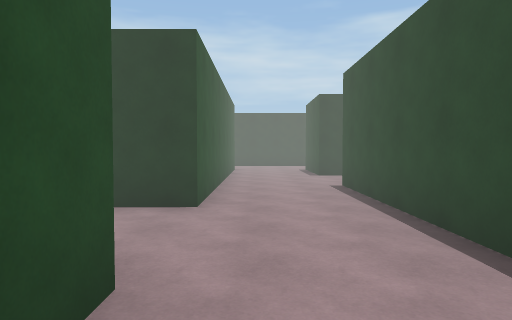
[1] (above)

24 first-person views from a walk through a Unity game level. The camera is 1.5 m above the floor, tilts 2° down and sees 75° across. The floor is counted in squares, 2 m on a side. Each view is taken from the middle of a square. On the plan, view 1 faces up. The plan holds only what a view shows up to about 11 squares ahead; the rest is blank. The place goes on beyond the plan. The player is left out.

[2]
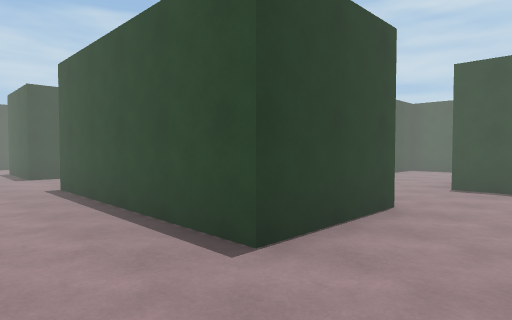

[3]
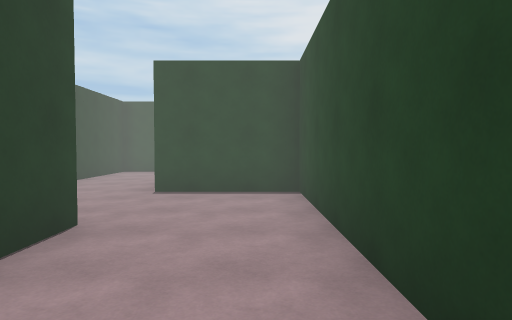

[4]
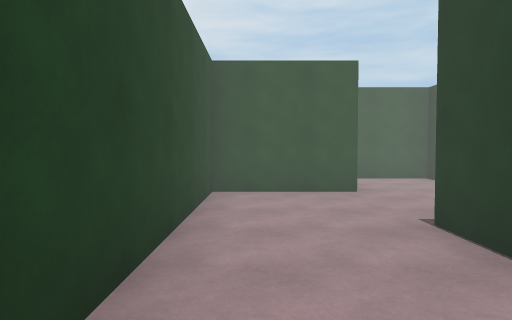

[5]
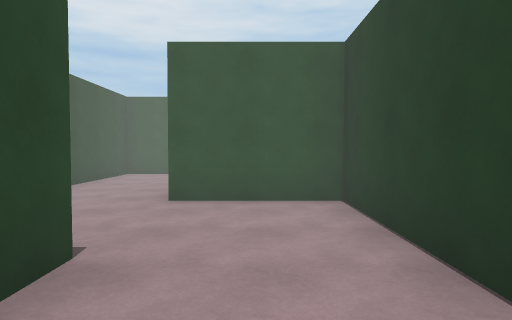

[6]
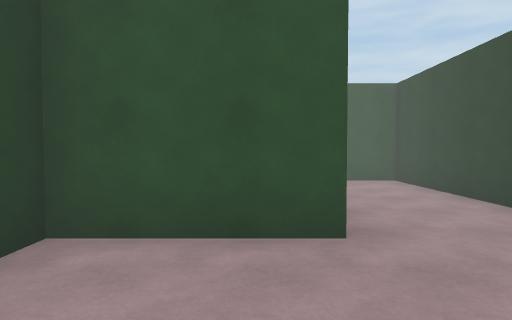

[7]
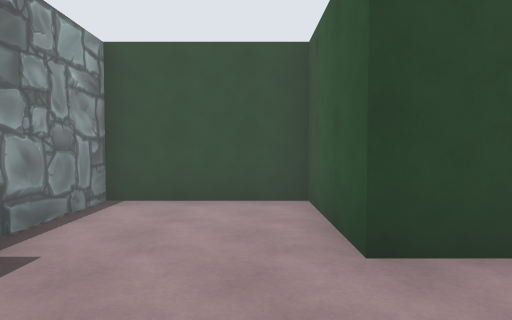

[8]
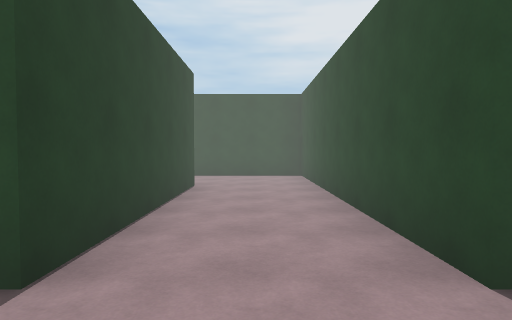

[9]
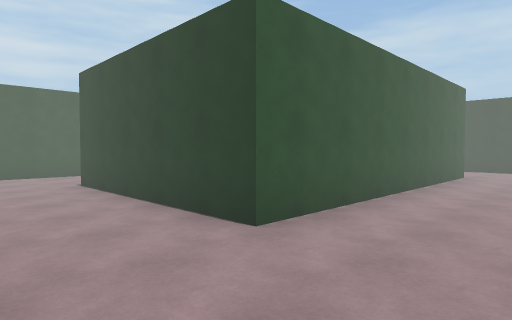

[10]
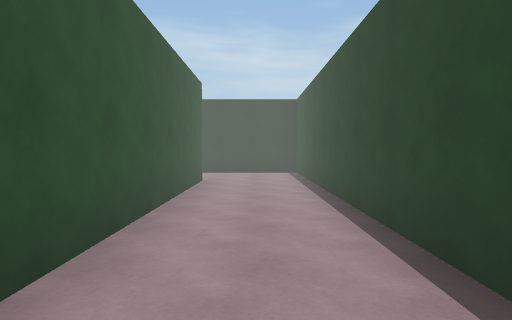

[11]
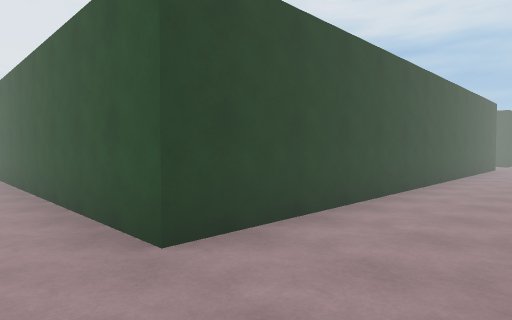

[12]
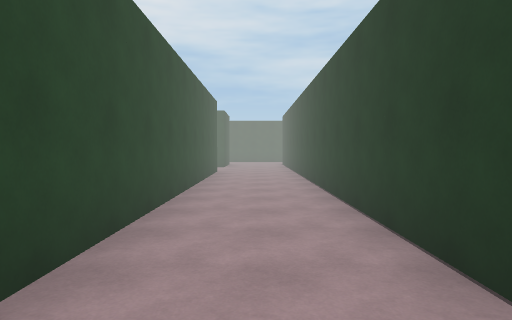

[13]
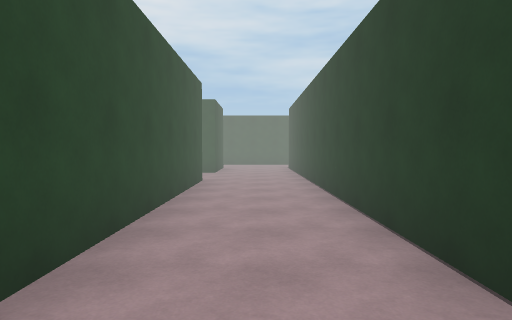

[14]
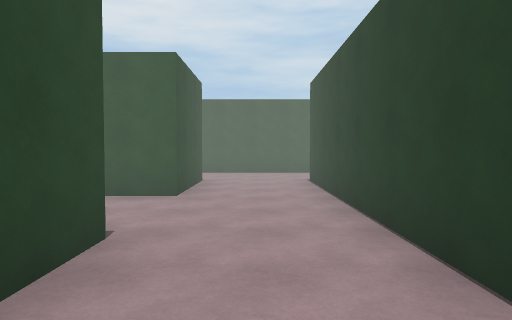

[15]
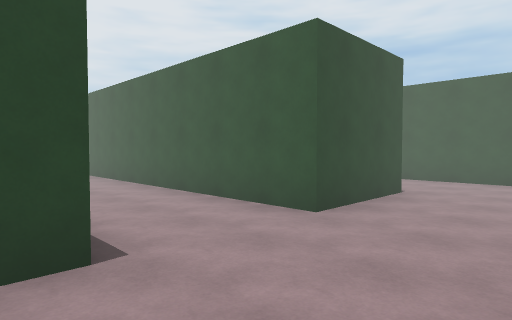

[16]
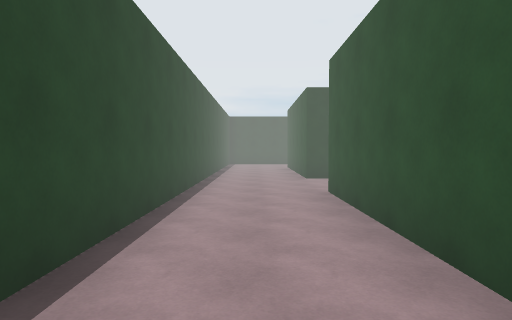

[17]
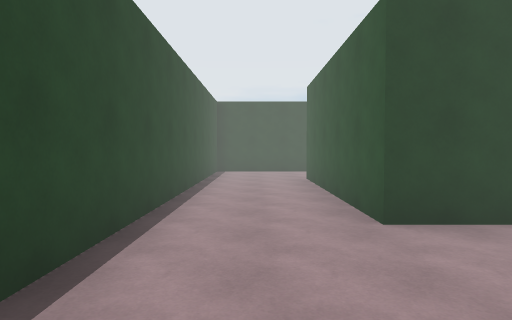

[18]
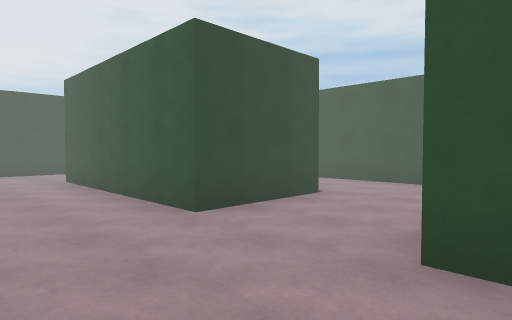

[19]
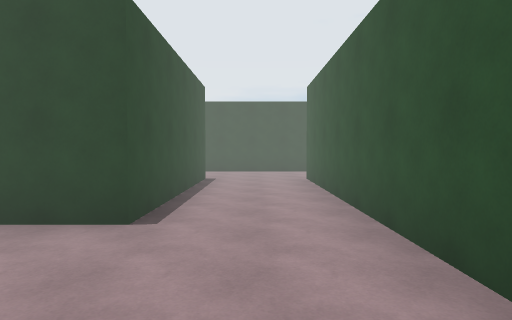

[20]
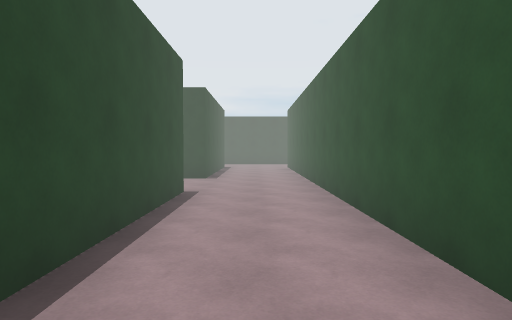

[21]
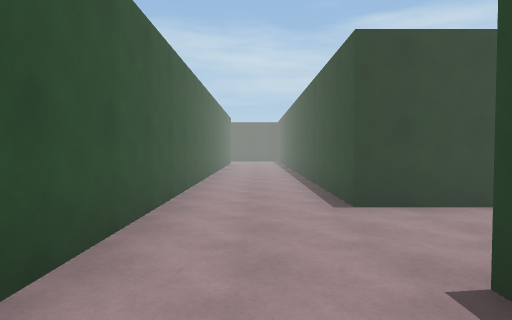

[22]
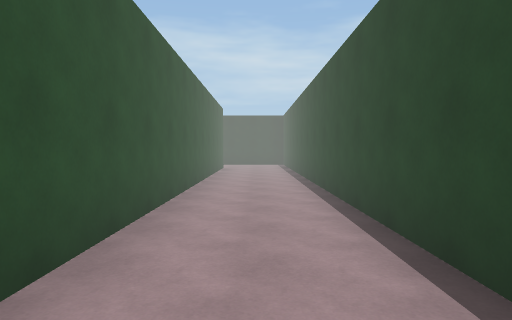

[23]
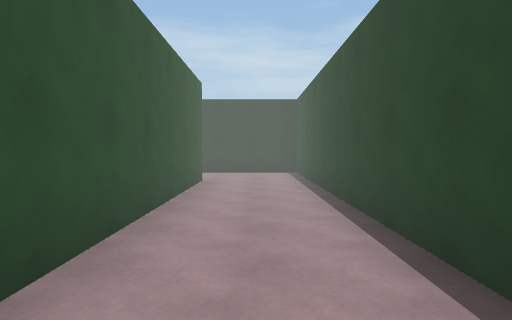

[24]
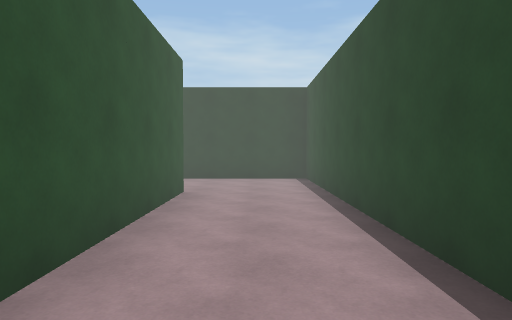

### Floor plan
Points are (right, up) in squares from view 1. A wall is a line through its corners. A room is listed if a view was taken in it or the views show most of it. See-through windows are left out.
Room 1 (views 1, 2, 3, 4, 5, 6, 7)
walls: (-0.7, 1.9) (-0.7, -0.7) (6.8, -0.7) (6.8, 1.8) (9.2, 1.8) (9.2, -0.7) (12.1, -0.7) (12.1, 1.2); (-0.7, 4.3) (-3.2, 4.3) (-3.2, 2.5); (11.8, 3) (11.8, 4.3) (4.3, 4.3) (4.3, 1.7) (1.8, 1.7) (1.8, 4.5)
ways out: opening at (0.5, 5.5) to room 2
Room 2 (views 8, 9, 10, 11, 12, 13, 14, 15, 16, 17, 18, 19, 20, 21, 22, 23, 24)
walls: (-5.9, 16.8) (6.8, 16.8) (6.8, 9.2) (1.8, 9.2) (1.8, 11.8); (-10.8, 16.8) (-8.3, 16.8) (-8.3, 9.2); (-13.2, 13.5) (-13.2, 1.8); (-10.7, 9.2) (-10.7, 13.5); (-0.7, 11) (-0.7, 4.3); (3.5, 19.3) (-10.7, 19.3) (-10.7, 34.2) (-13.9, 34.2); (-10.7, 1.8) (-10.7, 6.7) (-8.3, 6.7) (-8.3, 1.8); (1.8, 4.5) (1.8, 6.7) (9.3, 6.7) (9.3, 19.3) (6.1, 19.3); (-13.8, -0.7) (-5.8, -0.7) (-5.8, 13.5); (-13.2, 31.8) (-13.2, 15.8)
ways out: opening at (0.5, 5.5) to room 1; opening at (0.5, 10.5)

Where each view was taken, in squares from view 1:
view 1: 0 up, 0 right, facing up
view 2: 0 up, 0 right, facing up-right
view 3: 0 up, 1 right, facing right
view 4: 0 up, 5 right, facing left
view 5: 3 up, 9 right, facing left
view 6: 1 up, 12 right, facing left
view 7: 4 up, 10 right, facing down
view 8: 8 up, 0 right, facing right
view 9: 7 up, 9 right, facing up-left
view 10: 9 up, 8 right, facing up
view 11: 19 up, 8 right, facing down-left
view 12: 18 up, 5 right, facing left
view 13: 18 up, 2 right, facing left
view 14: 18 up, 3 left, facing left
view 15: 19 up, 5 left, facing down-left
view 16: 15 up, 7 left, facing down
view 17: 10 up, 7 left, facing down
view 18: 10 up, 6 left, facing down-left
view 19: 10 up, 12 left, facing down
view 20: 15 up, 12 left, facing down
view 21: 15 up, 12 left, facing up
view 22: 19 up, 12 left, facing up
view 23: 24 up, 12 left, facing up
view 24: 26 up, 12 left, facing up
